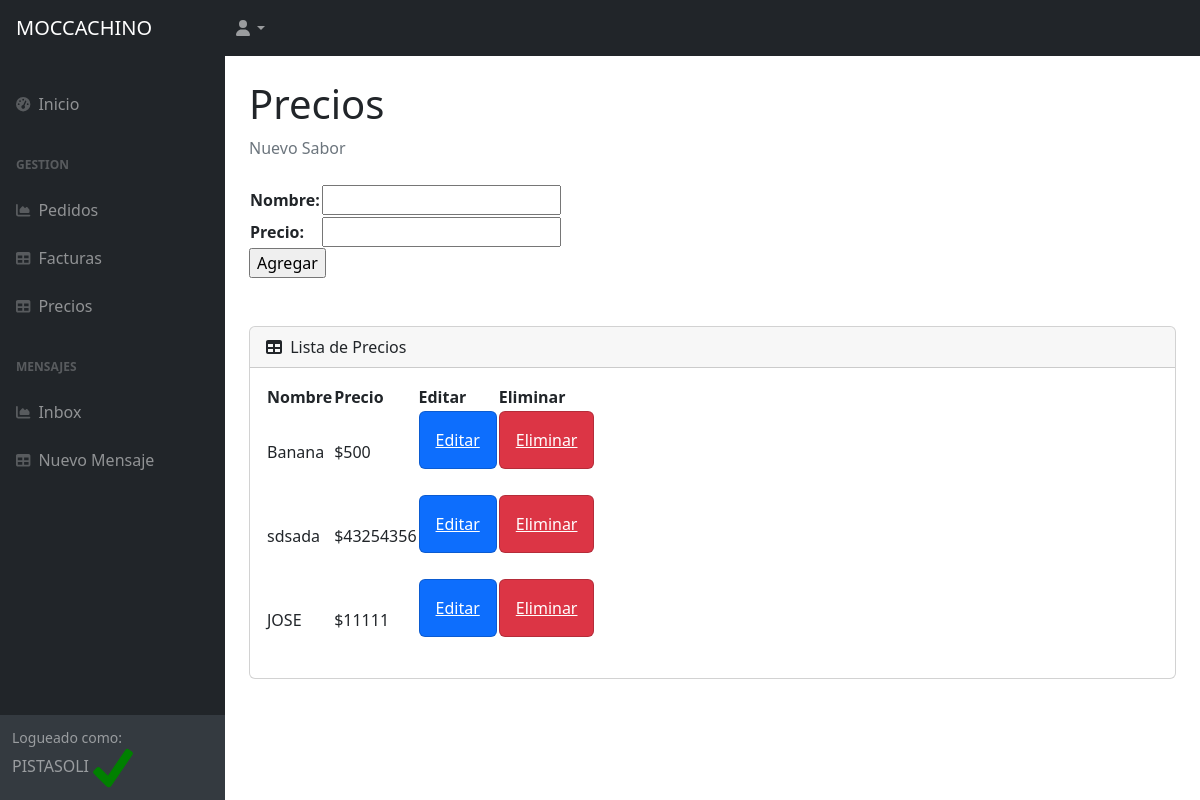
The app's page /AppClientes/precios/ (signed in) with its own data.
### AppClientes/models.py (models this page shows, shortened)
class Sabores(models.Model):
    nombre=models.CharField(max_length=50)
    precio=models.IntegerField()

### AppClientes/views.py (the view)
# urls.py: path('precios/', precios, name="precios"),
@login_required
def precios(request):
    if request.method == "POST":
        form = SaboresForm(request.POST)
        if form.is_valid():
            sabor = Sabores()
            sabor.nombre = form.cleaned_data["nombre"]
            sabor.precio = form.cleaned_data["precio"]
            sabor.save()
            form = SaboresForm()
    else:
       form = SaboresForm()
    sabores = Sabores.objects.all()
    context= {"sabores": sabores, "form": form, "avatar":verAvatar(request)}
    return render(request, ("AppClientes/precios.html"), context)

### AppClientes/forms.py
class SaboresForm(forms.Form):
    nombre=forms.CharField(max_length=50)
    precio=forms.IntegerField()

### AppClientes/views.py (called while the page is built)
def verAvatar(request):
    avatares=Avatar.objects.filter(user=request.user.id)
    if len(avatares)!=0:
        return avatares[0].imagen.url
    else:
        return "/media/avatars/favicon.ico"

### AppClientes/templates/AppClientes/precios.html (shortened to what this page needs)
{% extends 'AppClientes/padre.html' %}
{% load static %}
            {% block contenido %}
            <div id="layoutSidenav_content">
                <main>
                    <div class="container-fluid px-4">
                        <h1 class="mt-4">Precios</h1>
                        <ol class="breadcrumb mb-4">
                            <li class="breadcrumb-item active">Nuevo Sabor</li>
                        </ol>
                            <form action="" method="POST">
                                <table>
                                    {{ form.as_table }}
                                </table>
                                    <input type="submit" value="Agregar">
                            </form>
                            <br>
                            <br>
                        <div class="card mb-4">
                            <div class="card-header">
                                <i class="fas fa-table me-1"></i>
                                Lista de Precios
                            </div>
                            <div class="card-body">
                                <table id="datatablesSimple">
                                    <thead>
                                        <tr>
                                            <th>Nombre</th>
                                            <th>Precio</th>
                                            <th>Editar</th>
                                            <th>Eliminar</th>
                                        </tr>
                                    </thead>
                                    <tbody>
                                        {% for sabor in sabores %}
                                        <tr>
                                            <td>{{ sabor.nombre}}</td>
                                            <td>${{ sabor.precio}}</td>
                                            <td><div class="col-xl-auto col-md-1">
                                                <div class="card bg-primary text-white mb-4">
                                                    <a class="card-body" href="{% url 'precioseditar' sabor.id %}">Editar</a>
                                            </div></td>
                                            <td><div class="col-xl-auto col-md-1">
                                                <div class="card bg-danger text-white mb-4">
                                                    <a class="card-body" href="{% url 'preciosborrar' sabor.id %}">Eliminar</a>
                                                </div>
                                            </div></td>
                                        </tr>
                                        {% endfor %}
                                    </tbody>
                                </table>
                            </div>
                        </div>
                    </div>
                </main>
                {% endblock %}

### AppClientes/templates/AppClientes/padre.html (shortened to what this page needs)
<!DOCTYPE html>
<html lang="en">
    <head>
        {% load static %}
        <link href="https://cdn.jsdelivr.net/npm/simple-datatables@7.1.2/dist/style.min.css" rel="stylesheet" />
        <link href="{% static 'AppClientes/css/styles.css' %}" rel="stylesheet" />
    </head>
    <body class="sb-nav-fixed">
        <nav class="sb-topnav navbar navbar-expand navbar-dark bg-dark">
            <a class="navbar-brand ps-3" href="{% url 'InicioAppClientes' %}">MOCCACHINO</a>
            <ul class="navbar-nav ms-auto ms-md-0 me-3 me-lg-4">
                <li class="nav-item dropdown">
                    <a class="nav-link dropdown-toggle" id="navbarDropdown" href="#" role="button" data-bs-toggle="dropdown" aria-expanded="false"><i class="fas fa-user fa-fw"></i></a>
                </li>
            </ul>
        </nav>
        <div id="layoutSidenav">
            <div id="layoutSidenav_nav">
                <nav class="sb-sidenav accordion sb-sidenav-dark" id="sidenavAccordion">
                    <div class="sb-sidenav-menu">
                        <div class="nav">
                            <br>
                            <a class="nav-link" href="{% url 'InicioAppClientes' %}">
                                <div class="sb-nav-link-icon"><i class="fas fa-tachometer-alt"></i></div>
                                Inicio
                            </a>
                            <div class="sb-sidenav-menu-heading">Gestion</div>
                            <a class="nav-link" href="{% url 'pedidos_super' %}">
                                <div class="sb-nav-link-icon"><i class="fas fa-chart-area"></i></div>
                                Pedidos
                            </a>
                            <a class="nav-link" href="{% url 'facturas_super' %}">
                                <div class="sb-nav-link-icon"><i class="fas fa-table"></i></div>
                                Facturas
                            </a>
                            <a class="nav-link" href="{% url 'precios' %}">
                                <div class="sb-nav-link-icon"><i class="fas fa-table"></i></div>
                                Precios
                            </a>
                            <div class="sb-sidenav-menu-heading">Mensajes</div>
                            <a class="nav-link" href="{% url 'inbox' %}">
                                <div class="sb-nav-link-icon"><i class="fas fa-chart-area"></i></div>
                                Inbox
                            </a>
                            <a class="nav-link" href="{% url 'nuevomensaje' %}">
                                <div class="sb-nav-link-icon"><i class="fas fa-table"></i></div>
                                Nuevo Mensaje
                            </a>
                        </div>
                    </div>
                    <div class="sb-sidenav-footer">
                        <div class="small">Logueado como:</div>
                        {{ user.username }}
                        <img src="{{ avatar }}" alt="Avatar" style="width:40px;height:40px"/>
                    </div>
                </nav>
            </div>
            {% block contenido %}
            {% endblock %}
        </div>
    </body>
</html>

### records on screen
Sabores: nombre "Banana", precio "500"
Sabores: nombre "sdsada", precio "43254356"
Sabores: nombre "JOSE", precio "11111"

### other values on screen
{{ user.username }} "PISTASOLI"
